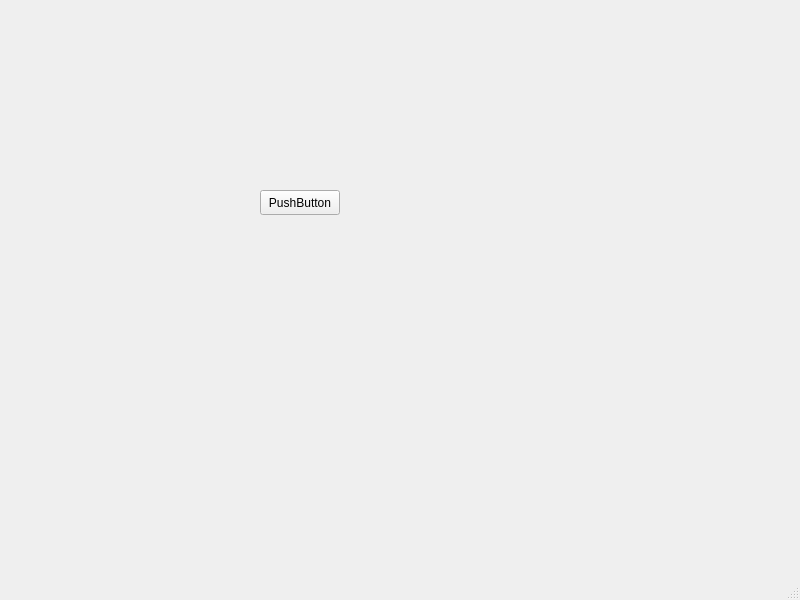
<?xml version="1.0" encoding="UTF-8"?>
<ui version="4.0">
 <class>MainWindow</class>
 <widget class="QMainWindow" name="MainWindow">
  <property name="geometry">
   <rect>
    <x>0</x>
    <y>0</y>
    <width>800</width>
    <height>600</height>
   </rect>
  </property>
  <property name="windowTitle">
   <string>MainWindow</string>
  </property>
  <widget class="QWidget" name="centralwidget">
   <widget class="QPushButton" name="pushButton">
    <property name="geometry">
     <rect>
      <x>260</x>
      <y>190</y>
      <width>80</width>
      <height>25</height>
     </rect>
    </property>
    <property name="text">
     <string>PushButton</string>
    </property>
   </widget>
  </widget>
  <widget class="QMenuBar" name="menubar">
   <property name="geometry">
    <rect>
     <x>0</x>
     <y>0</y>
     <width>800</width>
     <height>22</height>
    </rect>
   </property>
  </widget>
  <widget class="QStatusBar" name="statusbar"/>
 </widget>
 <resources/>
 <connections/>
</ui>
